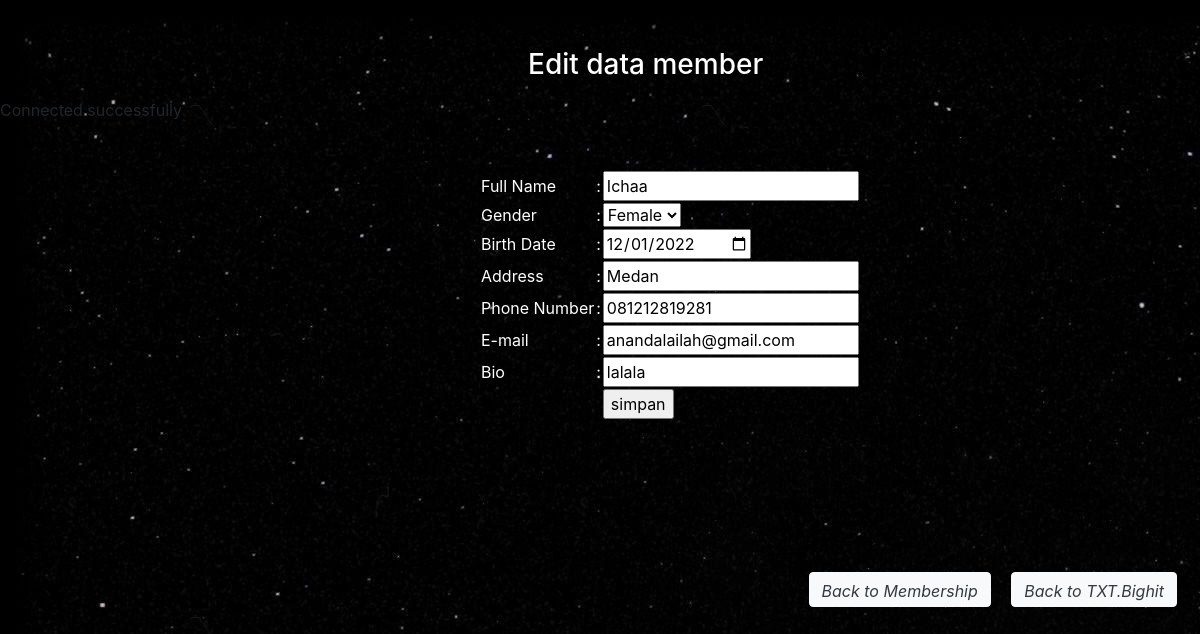
Screenshot of /crud/edit.php?id=1 with the database file from the repository.
### tables this page shows
CREATE TABLE `nama` (
  `id` int(11) NOT NULL,
  `nama` varchar(255) NOT NULL,
  `gender` varchar(20) NOT NULL,
  `tgl_lahir` date NOT NULL,
  `alamat` text NOT NULL,
  `no_hp` varchar(15) NOT NULL,
  `email` varchar(100) NOT NULL,
  `bio` text NOT NULL
);

### crud/edit.php (the view, shortened to what this page needs)
<!DOCTYPE html>
<html lang="en">
<head>
    <link rel="stylesheet" href="https://cdn.jsdelivr.net/npm/bootstrap@4.6.2/dist/css/bootstrap.min.css"
>
</head>
<body background="background.jpg">
<br><br>
    <h3>
        <p style='margin-left:44%'>Edit data member</p>
    </h3>
    <?php
  include('koneksi.php');
  $id = $_GET['id'];
  $show = mysqli_query($connection, "SELECT * FROM nama WHERE id = '$id'");
  if (mysqli_num_rows($show) == 0) {
    echo '<script>window.history.back()</script>';
  } else {
    $d = mysqli_fetch_assoc($show);
  }
  ?>
    <form action="edit_proses.php" method="post">
        <br><br>
        <table style="margin-left:40%">
            <tr>
                <td>Full Name</td>
                <td> : </td>
                <td>
                    <input type="text" name="nama" value="<?php echo $d['nama']; ?>" required>
                </td>
            </tr>
            <tr>
                <td>Gender</td>
                <td> : </td>
                <td>
                    <select name="gender" required>
                        <option value="Female" <?php if ($d['gender'] == 'Female') {
                                      echo 'selected';
                                    } ?>>Female</option>
                    </select>
                </td>
            </tr>
            <tr>
                <td>Birth Date</td>
                <td> : </td>
                <td>
                    <input type="date" name="tgl_lahir" value="<?php echo $d['tgl_lahir']; ?>" required>
                </td>
            </tr>
            <tr>
                <td>Address</td>
                <td> : </td>
                <td>
                    <input type="text" name="alamat" value="<?php echo $d['alamat']; ?>" required>
                </td>
            </tr>
            <tr>
                <td>Phone Number</td>
                <td> : </td>
                <td>
                    <input type="number" name="hp" value="<?php echo $d['no_hp']; ?>" required>
                </td>
            </tr>
            <tr>
                <td>E-mail</td>
                <td> : </td>
                <td>
                    <input type="text" name="email"  value="<?php echo $d['email']; ?>" required>
                </td>
            </tr>
            <tr>
                <td>Bio</td>
                <td> : </td>
                <td>
                    <input type="text" name="bio" value="<?php echo $d['bio']; ?>" required>
                </td>
            </tr>
            <tr>
                <td>&nbsp;</td>
                <td></td>
                <td>
                    <input type="submit" name="simpan" value="simpan">
                </td>
            </tr>
        </table>
    </form>
    <br><br><br><br><br><br>
    <div class="col text-right text-dark mt-2 " >
    <a href="/uas_pw5/crud/index.php" class="btn btn-primary btn-light text-dark mx-2" style="float: center; height:35px"><i>Back to Membership</i></p></a>
    <a href="/uas_pw5/utama.php" class="btn btn-primary btn-light text-dark mx-2" style="float: center; height:35px"><i>Back to TXT.Bighit</i></a>
    </div>
</body>
</html>

### crud/edit.php (style rules this page uses)
p, td { color: white; }

### rows the page displays
nama: nama "Ichaa", gender "Female", tgl_lahir "12/01/2022", alamat "Medan", hp "081212819281", email "anandalailah@gmail.com", bio "lalala"
